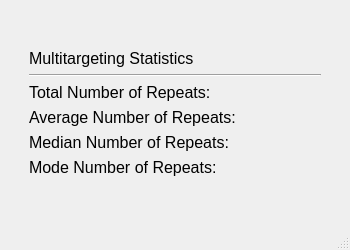
<?xml version="1.0" encoding="UTF-8"?>
<ui version="4.0">
 <class>MainWindow</class>
 <widget class="QMainWindow" name="MainWindow">
  <property name="geometry">
   <rect>
    <x>0</x>
    <y>0</y>
    <width>350</width>
    <height>250</height>
   </rect>
  </property>
  <property name="font">
   <font>
    <pointsize>12</pointsize>
   </font>
  </property>
  <property name="windowTitle">
   <string>MainWindow</string>
  </property>
  <widget class="QWidget" name="centralwidget">
   <layout class="QGridLayout" name="gridLayout_2">
    <item row="2" column="1">
     <spacer name="verticalSpacer">
      <property name="orientation">
       <enum>Qt::Vertical</enum>
      </property>
      <property name="sizeType">
       <enum>QSizePolicy::Fixed</enum>
      </property>
      <property name="sizeHint" stdset="0">
       <size>
        <width>20</width>
        <height>20</height>
       </size>
      </property>
     </spacer>
    </item>
    <item row="1" column="2">
     <spacer name="horizontalSpacer_2">
      <property name="orientation">
       <enum>Qt::Horizontal</enum>
      </property>
      <property name="sizeType">
       <enum>QSizePolicy::Fixed</enum>
      </property>
      <property name="sizeHint" stdset="0">
       <size>
        <width>20</width>
        <height>20</height>
       </size>
      </property>
     </spacer>
    </item>
    <item row="1" column="0">
     <spacer name="horizontalSpacer">
      <property name="orientation">
       <enum>Qt::Horizontal</enum>
      </property>
      <property name="sizeType">
       <enum>QSizePolicy::Fixed</enum>
      </property>
      <property name="sizeHint" stdset="0">
       <size>
        <width>20</width>
        <height>20</height>
       </size>
      </property>
     </spacer>
    </item>
    <item row="0" column="1">
     <spacer name="verticalSpacer_2">
      <property name="orientation">
       <enum>Qt::Vertical</enum>
      </property>
      <property name="sizeType">
       <enum>QSizePolicy::Fixed</enum>
      </property>
      <property name="sizeHint" stdset="0">
       <size>
        <width>20</width>
        <height>20</height>
       </size>
      </property>
     </spacer>
    </item>
    <item row="1" column="1">
     <layout class="QGridLayout" name="gridLayout">
      <item row="2" column="0">
       <widget class="QLabel" name="label_2">
        <property name="sizePolicy">
         <sizepolicy hsizetype="Expanding" vsizetype="Fixed">
          <horstretch>0</horstretch>
          <verstretch>0</verstretch>
         </sizepolicy>
        </property>
        <property name="text">
         <string>Total Number of Repeats:</string>
        </property>
       </widget>
      </item>
      <item row="4" column="0">
       <widget class="QLabel" name="label_4">
        <property name="sizePolicy">
         <sizepolicy hsizetype="Expanding" vsizetype="Fixed">
          <horstretch>0</horstretch>
          <verstretch>0</verstretch>
         </sizepolicy>
        </property>
        <property name="text">
         <string>Median Number of Repeats:</string>
        </property>
       </widget>
      </item>
      <item row="5" column="0">
       <widget class="QLabel" name="label_5">
        <property name="sizePolicy">
         <sizepolicy hsizetype="Expanding" vsizetype="Fixed">
          <horstretch>0</horstretch>
          <verstretch>0</verstretch>
         </sizepolicy>
        </property>
        <property name="text">
         <string>Mode Number of Repeats:</string>
        </property>
       </widget>
      </item>
      <item row="3" column="0">
       <widget class="QLabel" name="label_3">
        <property name="sizePolicy">
         <sizepolicy hsizetype="Expanding" vsizetype="Fixed">
          <horstretch>0</horstretch>
          <verstretch>0</verstretch>
         </sizepolicy>
        </property>
        <property name="text">
         <string>Average Number of Repeats:</string>
        </property>
       </widget>
      </item>
      <item row="2" column="1">
       <widget class="QLabel" name="nbr_seq">
        <property name="sizePolicy">
         <sizepolicy hsizetype="Expanding" vsizetype="Fixed">
          <horstretch>0</horstretch>
          <verstretch>0</verstretch>
         </sizepolicy>
        </property>
        <property name="text">
         <string/>
        </property>
       </widget>
      </item>
      <item row="3" column="1">
       <widget class="QLabel" name="avg_rep">
        <property name="sizePolicy">
         <sizepolicy hsizetype="Expanding" vsizetype="Fixed">
          <horstretch>0</horstretch>
          <verstretch>0</verstretch>
         </sizepolicy>
        </property>
        <property name="text">
         <string/>
        </property>
       </widget>
      </item>
      <item row="4" column="1">
       <widget class="QLabel" name="med_rep">
        <property name="sizePolicy">
         <sizepolicy hsizetype="Expanding" vsizetype="Fixed">
          <horstretch>0</horstretch>
          <verstretch>0</verstretch>
         </sizepolicy>
        </property>
        <property name="text">
         <string/>
        </property>
       </widget>
      </item>
      <item row="5" column="1">
       <widget class="QLabel" name="mode_rep">
        <property name="sizePolicy">
         <sizepolicy hsizetype="Expanding" vsizetype="Fixed">
          <horstretch>0</horstretch>
          <verstretch>0</verstretch>
         </sizepolicy>
        </property>
        <property name="text">
         <string/>
        </property>
       </widget>
      </item>
      <item row="0" column="0" colspan="2">
       <widget class="QLabel" name="title">
        <property name="sizePolicy">
         <sizepolicy hsizetype="Fixed" vsizetype="Fixed">
          <horstretch>0</horstretch>
          <verstretch>0</verstretch>
         </sizepolicy>
        </property>
        <property name="text">
         <string>Multitargeting Statistics</string>
        </property>
       </widget>
      </item>
      <item row="1" column="0" colspan="2">
       <widget class="Line" name="line">
        <property name="sizePolicy">
         <sizepolicy hsizetype="Expanding" vsizetype="Fixed">
          <horstretch>0</horstretch>
          <verstretch>0</verstretch>
         </sizepolicy>
        </property>
        <property name="orientation">
         <enum>Qt::Horizontal</enum>
        </property>
       </widget>
      </item>
     </layout>
    </item>
   </layout>
  </widget>
  <widget class="QStatusBar" name="statusbar"/>
 </widget>
 <resources/>
 <connections/>
</ui>
